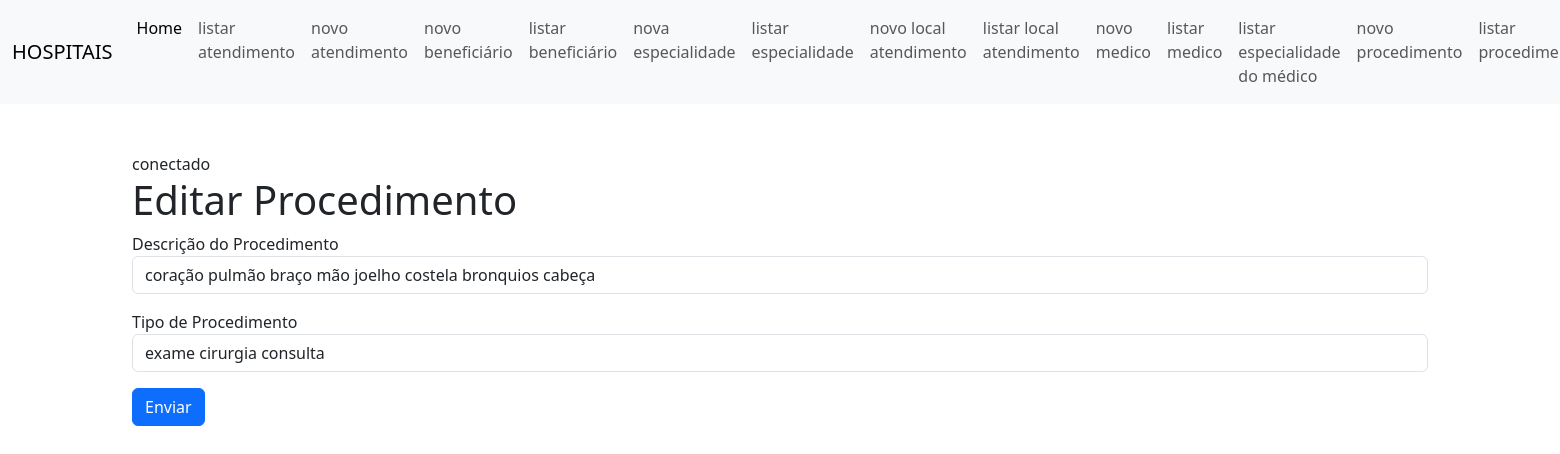
The page /?page=editar-procedimento&id=1 on the database its author committed.
### tables this page shows
create table Procedimento(
	id int primary key auto_increment,
	descricao_procedimento VARCHAR(255),
	tipo_procedimento VARCHAR(255)
);

### CRUD/Procedimento/editar-procedimento.php (the view, shortened to what this page needs)
<h1>Editar Procedimento</h1>
<?php
  $sql = "SELECT * FROM Procedimento where id=".$_REQUEST["id"];
  $res = $conn->query($sql);
  $row = $res->fetch_object();
?>
<form action="?page=salvar-procedimento" method="POST">
  <div class="mb-3">
    <label>Descrição do Procedimento</label>
    <input type="text" class="form-control" value="<?php print $row->descricao_procedimento; ?>" name="descricao_procedimento">
  </div>
  <div class="mb-3">
    <label>Tipo de Procedimento</label>
    <input type="text" name="tipo_procedimento" value="<?php print $row->tipo_procedimento; ?>" class="form-control">
  </div>
  <div class="mb-3">
    <button class="btn btn-primary">Enviar</button>
  </div>
</form>

### rows shown on the page
procedimento: descricao_procedimento "coração pulmão braço mão joelho costela bronquios cabeça", tipo_procedimento "exame cirurgia consulta"
